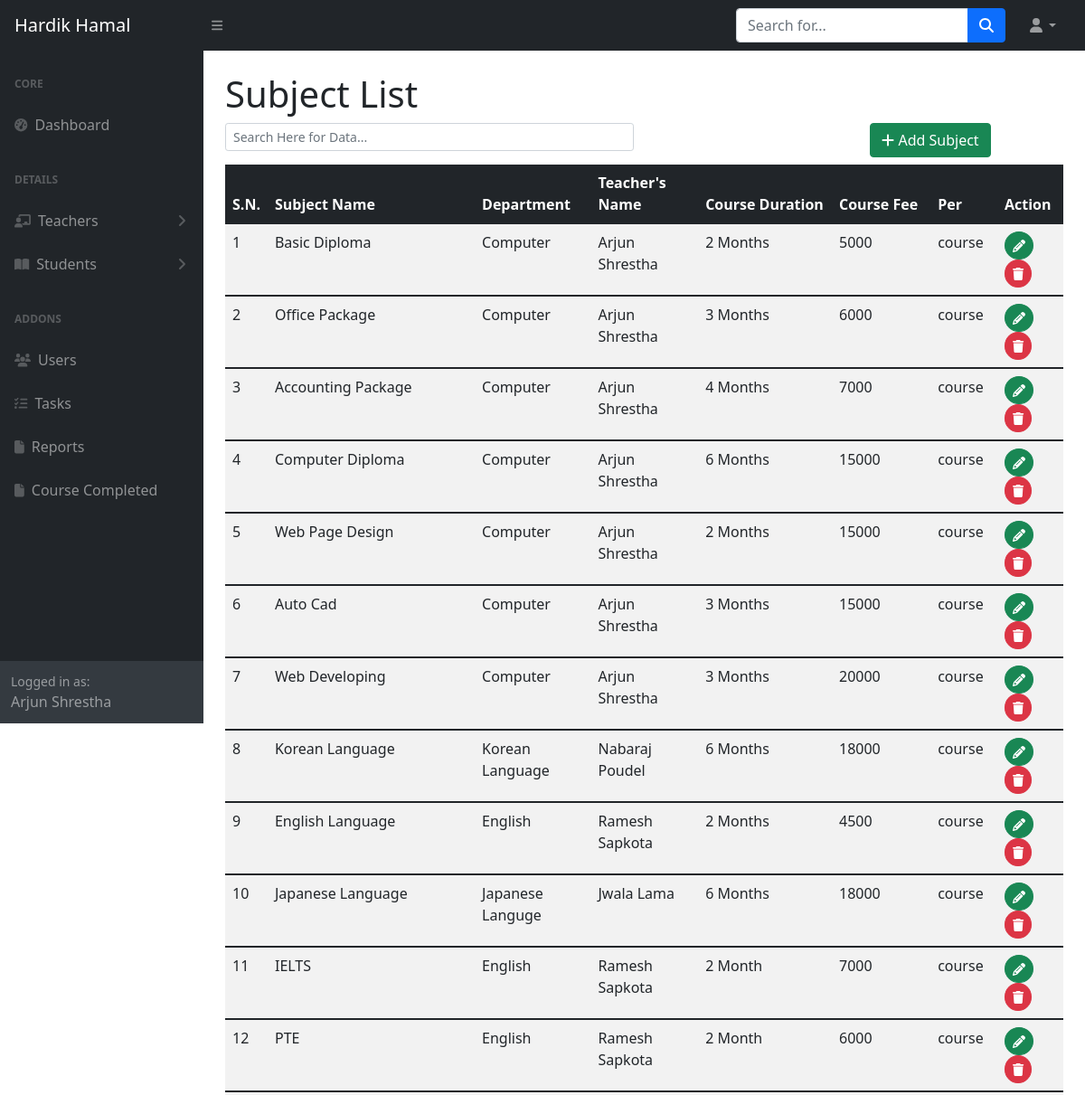
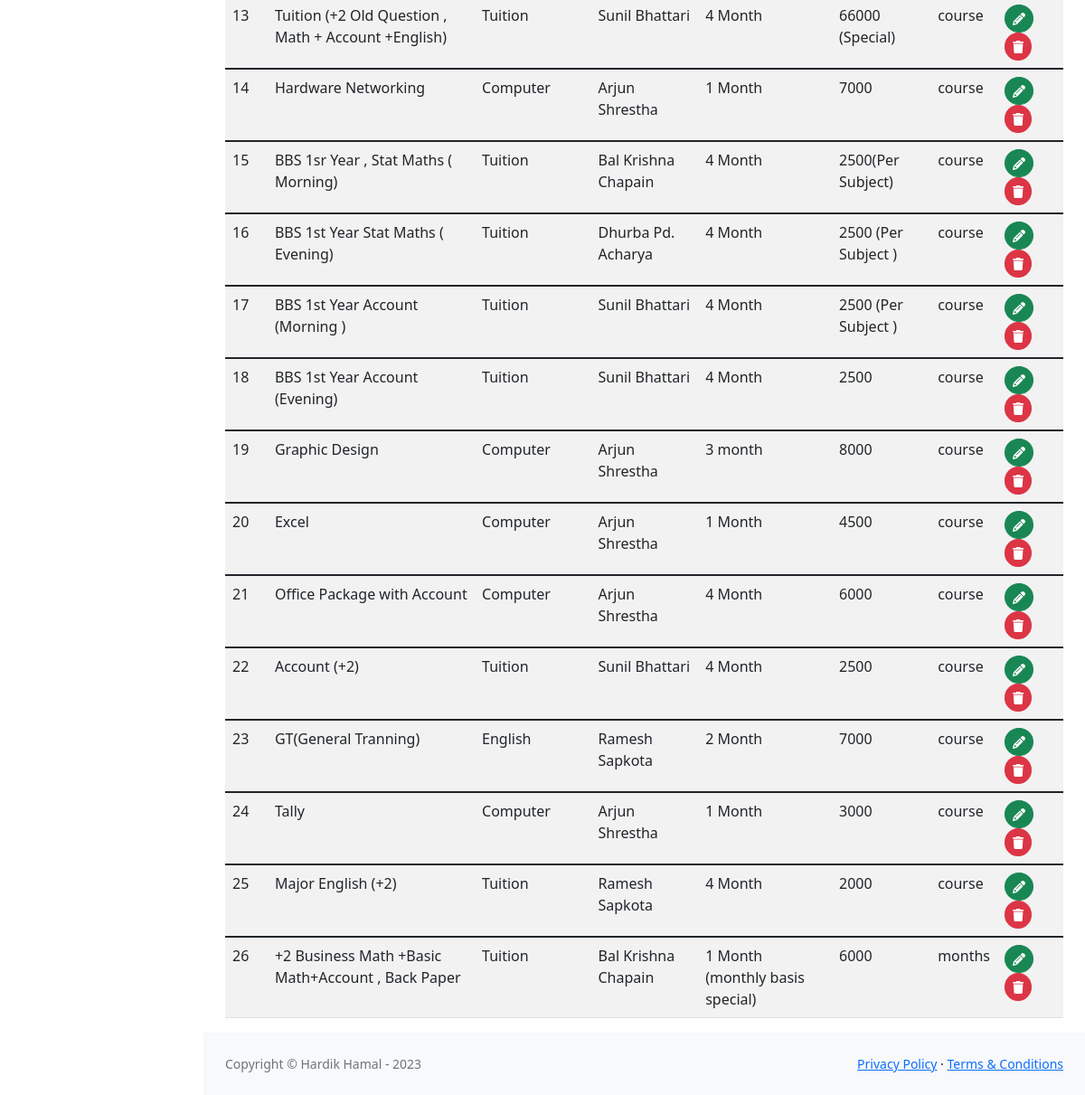
/admin/subject.php (signed in), run on the app's committed database (2 pictures, top to bottom).
### tables this page shows
CREATE TABLE `departments` (
  `id` int(11) NOT NULL,
  `departname` varchar(100) NOT NULL,
  `hod` int(11) DEFAULT NULL,
  `contact` varchar(10) DEFAULT NULL,
  `img` varchar(100) DEFAULT NULL,
  `created_at` datetime DEFAULT current_timestamp(),
  `updated_at` datetime DEFAULT NULL ON UPDATE current_timestamp()
);

CREATE TABLE `subjects` (
  `id` int(11) NOT NULL,
  `subname` varchar(100) NOT NULL,
  `depart` int(11) DEFAULT NULL,
  `teachername` int(11) DEFAULT NULL,
  `coursedu` varchar(50) NOT NULL,
  `fee` varchar(50) NOT NULL,
  `units` enum('course','months','','') NOT NULL,
  `created_at` datetime DEFAULT current_timestamp(),
  `updated_at` datetime DEFAULT NULL ON UPDATE current_timestamp()
);

CREATE TABLE `teachers` (
  `id` int(11) NOT NULL,
  `teachername` varchar(100) NOT NULL,
  `sub` varchar(100) NOT NULL,
  `email` varchar(100) NOT NULL,
  `contact` varchar(10) NOT NULL,
  `college` varchar(100) NOT NULL,
  `img` varchar(100) NOT NULL,
  `created_at` datetime DEFAULT current_timestamp(),
  `updated_at` datetime DEFAULT NULL ON UPDATE current_timestamp()
);

### admin/subject.php (the view, shortened to what this page needs)
<?php
    require_once 'inc/header.php';
    require_once 'inc/topbar.php';
    require_once 'inc/sidebar.php';
?>
            <div id="layoutSidenav_content">
                <main>
                    <div class="container-fluid px-4">
                        <h1 class="mt-4">Subject List</h1>
                        <div class="row">
                            <div class="col-md-6 me-auto"><input type="text" id="myInput" class="form-control form-control-sm" placeholder="Search Here for Data..."></div>
                            <div class="col-md-3 ms-auto"><a href="addsubject.php" class="btn btn-success mb-2"><i class="fa fa-plus"></i> Add Subject</a></div>
                        </div>
                        <table class="table table-striped">
                            <thead>
                                <tr class="table-dark">
                                    <th>S.N.</th>
                                    <th>Subject Name</th>
                                    <th>Department</th>
                                    <th>Teacher's Name</th>
                                    <th>Course Duration</th>
                                    <th>Course Fee</th>
                                    <th>Per</th>
                                    <th>Action</th>
                                </tr>
                            </thead>
                            <?php
                                $sql = "SELECT * FROM subjects";
                                $result = mysqli_query($conn,$sql);
                                $i = 1;
                                if(mysqli_num_rows($result)>=1){
                                    while($rows = mysqli_fetch_assoc($result)){
                                        $id = $rows['teachername'];
                                        $sql1 = "SELECT * FROM teachers WHERE id = '$id'";
                                        $result1 = mysqli_query($conn,$sql1);
                                        while($rows1 = mysqli_fetch_assoc($result1)){
                                            $id1 = $rows['depart'];
                                            $sql2 = "SELECT * FROM departments WHERE id = '$id1'";
                                            $result2 = mysqli_query($conn,$sql2);
                                            while($rows2 = mysqli_fetch_assoc($result2)){
                                                ?>
                                                <tbody id="myTable">
                                                    <tr>
                                                        <td><?php echo $i ?></td>
                                                        <td><?php echo $rows['subname'] ?></td>
                                                        <td><?php echo $rows2['departname'] ?></td>
                                                        <td><?php echo $rows1['teachername'] ?></td>
                                                        <td><?php echo $rows['coursedu'] ?></td>
                                                        <td><?php echo $rows['fee'] ?></td>
                                                        <td><?php echo $rows['units'] ?></td>
                                                        <td>
                                                            <?php
                                                                if($_SESSION['role'] == 'admin'){
                                                                    ?>
                                                                        <a href="subupdate.php?id=<?php echo $rows['id'] ?>" class="btn btn-success btn-sm rounded-circle"><i class="fa fa-pencil"></i></a> <a onclick="return confirm('Are you sure you wanna delete?')" href="process/subdel.php?id=<?php echo $rows['id'] ?>" class="btn btn-danger btn-sm rounded-circle"><i class="fa fa-trash"></i></a>
                                                                    <?php
                                                                }
                                                            ?>
                                                        </td>
                                                    </tr>
                                                </tbody>
                                            <?php
                                            $i++;
                                            }
                                        }
                                    }
                                }else {
                                    ?>
                                    <tr>
                                        <td colspan="8">Data Not Found.</td>
                                    </tr>
                                    <?php
                                }
                            ?>
                        </table>
                    </div>
                </main>
<?php
    require_once 'inc/footer.php';
?>

### data on the page
subjects: subname "Basic Diploma", coursedu "2 Months", fee "5000", units "course"
departments: departname "Computer", hod.teachername "Arjun Shrestha"
subjects: subname "Office Package", coursedu "3 Months", fee "6000", units "course"
subjects: subname "Accounting Package", coursedu "4 Months", fee "7000", units "course"
subjects: subname "Computer Diploma", coursedu "6 Months", fee "15000", units "course"
subjects: subname "Web Page Design", coursedu "2 Months", fee "15000", units "course"
subjects: subname "Auto Cad", coursedu "3 Months", fee "15000", units "course"
subjects: subname "Web Developing", coursedu "3 Months", fee "20000", units "course"
subjects: subname "Korean Language", coursedu "6 Months", fee "18000", units "course"
teachers: teachername "Nabaraj Poudel"
departments: departname "Korean Language"
subjects: subname "English Language", coursedu "2 Months", fee "4500", units "course"
teachers: teachername "Ramesh Sapkota"
departments: departname "English", hod.teachername "Ramesh Sapkota"
subjects: subname "Japanese Language", coursedu "6 Months", fee "18000", units "course"
teachers: teachername "Jwala Lama"
departments: departname "Japanese Languge"
subjects: subname "IELTS", coursedu "2 Month", fee "7000", units "course"
subjects: subname "PTE", coursedu "2 Month", fee "6000", units "course"
subjects: subname "Tuition (+2 Old Question , Math + Account +English)", coursedu "4 Month", fee "66000 (Special)", units "course"
departments: departname "Tuition", hod.teachername "Sunil Bhattari"
subjects: subname "Hardware Networking", coursedu "1 Month", fee "7000", units "course"
subjects: subname "BBS 1sr Year , Stat Maths ( Morning)", coursedu "4 Month", fee "2500(Per Subject)", units "course"
teachers: teachername "Bal Krishna Chapain"
subjects: subname "BBS 1st Year Stat Maths ( Evening)", coursedu "4 Month", fee "2500 (Per Subject )", units "course"
teachers: teachername "Dhurba Pd. Acharya"
subjects: subname "BBS 1st Year Account (Morning )", coursedu "4 Month", fee "2500 (Per Subject )", units "course"
subjects: subname "BBS 1st Year Account (Evening)", coursedu "4 Month", fee "2500", units "course"
subjects: subname "Graphic Design", coursedu "3 month", fee "8000", units "course"
subjects: subname "Excel", coursedu "1 Month", fee "4500", units "course"
subjects: subname "Office Package with Account", coursedu "4 Month", fee "6000", units "course"
subjects: subname "Account (+2)", coursedu "4 Month", fee "2500", units "course"
subjects: subname "GT(General Tranning)", coursedu "2 Month", fee "7000", units "course"
subjects: subname "Tally", coursedu "1 Month", fee "3000", units "course"
subjects: subname "Major English (+2)", coursedu "4 Month", fee "2000", units "course"
subjects: subname "+2 Business Math +Basic Math+Account , Back Paper", coursedu "1 Month (monthly basis special)", fee "6000", units "months"

### other printed values
$_SESSION['fname'] "Arjun Shrestha"
